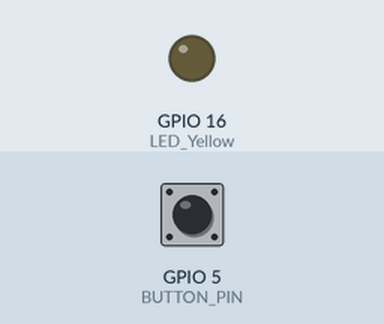
A program run on a simulated Raspberry Pi (BCM pin numbers). Shown: output pins drawn as LEDs (lit = HIGH). Inputs (shaded band) come from the test bench; at power-on: GPIO 5 (BUTTON_PIN) LOW.

Above: at 1.2 s.
1.3 s: GPIO 5 (BUTTON_PIN) pulled HIGH for 0.15 s
At 1.37 s:
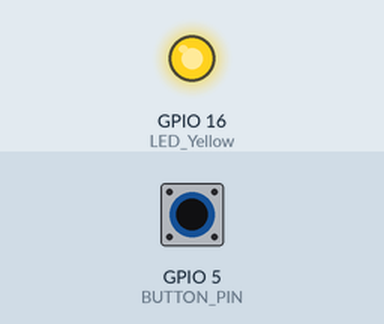
2.9 s: GPIO 5 (BUTTON_PIN) pulled HIGH for 3.2 s
At 7.1 s:
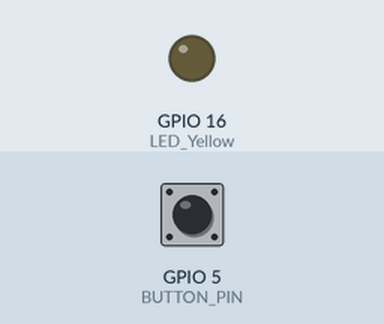
Timing chart, 0 to 8.6 s (numbered marks = the images above; inputs shaded):
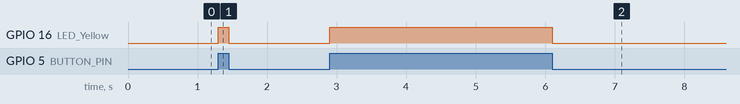

The program:

Opdracht_4a.py
```python
import RPi.GPIO as GPIO

LED_Yellow = 16
BUTTON_PIN = 5

GPIO.setmode(GPIO.BCM)
GPIO.setup(LED_Yellow, GPIO.OUT)
GPIO.setup(BUTTON_PIN, GPIO.IN, GPIO.PUD_DOWN)


while True:
    buttonState = GPIO.input(BUTTON_PIN)

    # Als button is ingedrukt aan
    if buttonState == GPIO.HIGH:
        GPIO.output(LED_Yellow, GPIO.HIGH)
    # Button is niet ingedrukt, dus led gaat uit
    else:
        GPIO.output(LED_Yellow, GPIO.LOW)
```

Measured:
- after the input at 1.3 s, GPIO 16 (LED_Yellow): LOW → HIGH at once, → LOW 0.15 s later
- after the input at 2.9 s, GPIO 16 (LED_Yellow): LOW → HIGH at once, → LOW 3.2 s later
